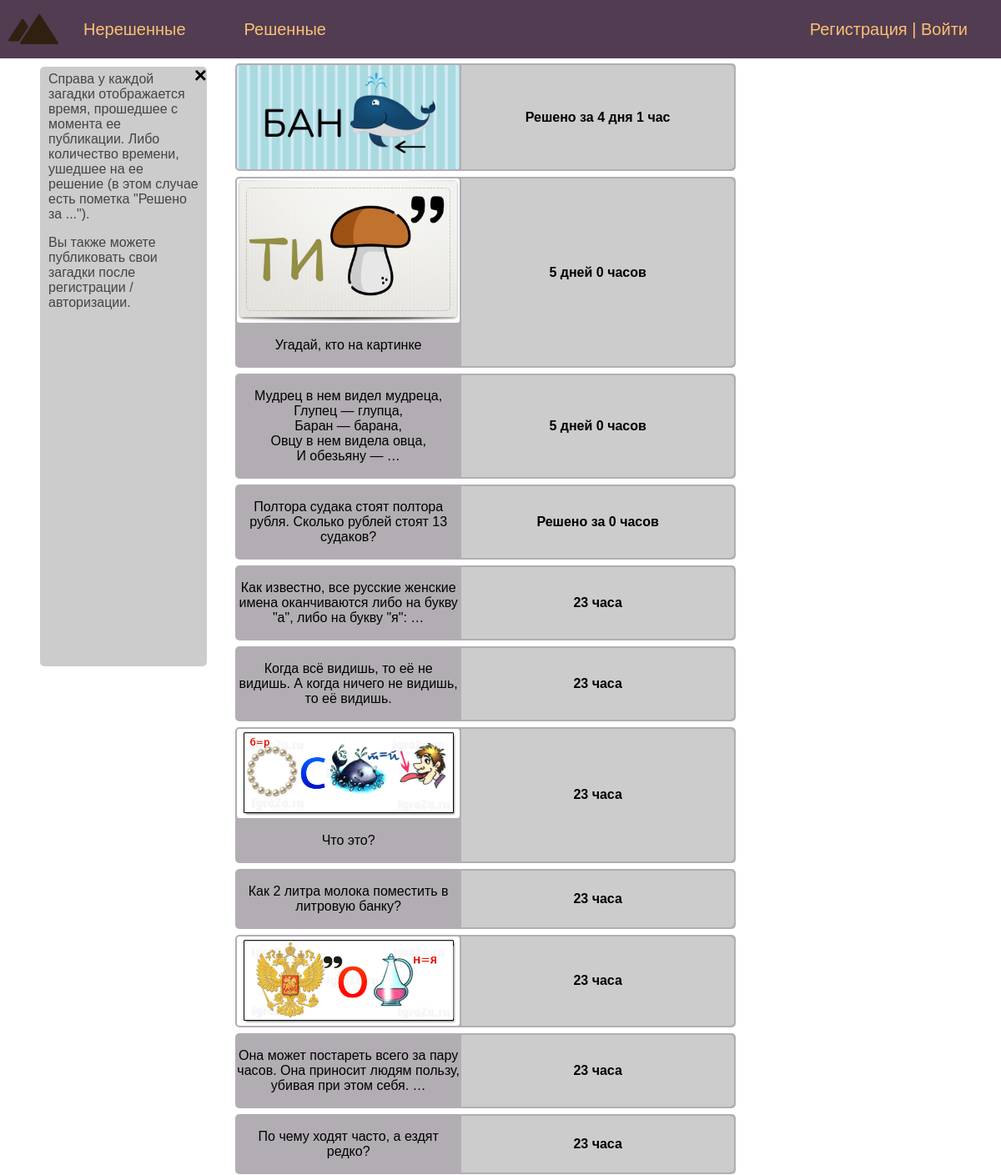
The page / on the database its author committed.
### riddle/models.py (models this page shows, shortened)
class Riddle(models.Model):
	content = models.TextField(null=True, blank=True, verbose_name="Текст загадки") #verbose_name для отображения в админке
	answer = models.CharField(max_length=40, blank=False, verbose_name="Ответ")
	photo = models.ImageField(upload_to="photos/%Y/%m/%d/", blank=True, verbose_name="Фото")
	time_create = models.DateTimeField(auto_now_add=True, verbose_name="Время создания")
	time_update = models.DateTimeField(auto_now=True, verbose_name="Время изменения")
	is_published = models.BooleanField(default=True, verbose_name="Публикация")
	cat = models.ForeignKey('Category', on_delete=models.PROTECT, null=True, verbose_name="Категория", default=1)
	def get_absolute_url(self):
		return reverse('riddle', kwargs={'riddle_id': self.pk}) #используется в шаблоне, чтобы не использовать параметр "url"
	class Meta:
		verbose_name = "Загадка"
		verbose_name_plural = "Загадки"
		ordering = ['time_create', 'content']

### riddle/views.py (the view)
# urls.py: path('', RiddleHome.as_view(), name='home'), # Для класса-представления
class RiddleHome(ListView):
	model = Riddle
	template_name = 'riddle/index.html' #html-страница для данного представления
	context_object_name = 'riddles'
	def get_context_data(self, *, object_list=None, **kwargs): # создается специальная функция, которая затем предаются в 'riddle/index.html'
		context = super().get_context_data(**kwargs) #получаем динамический контекст, который уже сформирован для 'riddle/index.html'
		context['menu'] = menu
		context['title'] = 'Главная страница'
		context['request_path'] = '/'
		return context
	def get_queryset(self): #с помощью данной функции мы можем указывать, что именно выбирать из модели
		return Riddle.objects.filter(is_published=True) #вернуть на главную страницу только те записи, для которых уснановлено тру

### riddle/templatetags/riddle_tags.py (called while the page is built)
@register.simple_tag()
def time_diff(time_create, time_update=None):
	def timedelta_to_dhms(duration):
	    days, seconds = duration.days, duration.seconds
	    hours = seconds // 3600
	    return days, hours
	if time_update:
		diff = time_update - time_create
		resp = 'Решено за'
	else:
		diff = datetime.now(timezone.utc) - time_create
		resp = ''
	d, h = timedelta_to_dhms(diff)
	d_t, h_t = int(float(d)), int(float(h))
	if d_t%10 == 1:
		d = str(f'{d} день')
	elif d_t%10 in [2, 3, 4]:
		d = str(f'{d} дня')
	elif d_t == 0:
		d = ''
	else:
		d = str(f'{d} дней')
	if h_t in [1, 21]:
		h = str(f'{h} час')
	elif h_t in [2, 3, 4, 22, 23]:
		h = str(f'{h} часа')
	else:
		h = str(f'{h} часов')
	return resp+'\n'+d+' '+h

### riddle/templates/riddle/index.html
{% extends 'riddle/base.html' %}
{% load riddle_tags %}
{% block content %}
{% for r in riddles %}
	{% if r.cat_id == 1 %}
		{% time_diff time_create=r.time_create as td %}
	{% else %}
		{% time_diff time_create=r.time_create time_update=r.time_update as td%}
	{% endif %}
	<a href="{{ r.get_absolute_url }}">
	<div class="riddle">
	<table class="table-riddle" cellpadding="0" border="0">
	{% if r.photo and r.content %}
		<tr>
			<td class="left-container"><img class="img-riddle list" src="{{r.photo.url}}" alt="Картинка"></td>
			<td class="right-container" rowspan="2"><strong>{{td}}</strong></td>
		</tr>
		<tr>
			<td class="left-container">{{r.content|linebreaks|truncatewords:5}}</td>
		</tr>
	{% elif r.photo and not r.content %}
		<tr>
			<td class="left-container"><img class="img-riddle list" src="{{r.photo.url}}" alt="Картинка"></td>
			<td class="right-container"><strong>{{td}}</strong></td>
		</tr>
	{% else %}
		<tr>
			<td class="left-container">{{r.content|linebreaks|truncatewords:15}}</td>
			<td class="right-container"><strong>{{td}}</strong></td>
		</tr>
	{% endif %}
	</table>
	</div>
	</a>
{% endfor %}
	<div class="sidebar">
		<span class="closebtn" onclick="this.parentElement.style.display='none';">&times;</span>
		<p>Справа у каждой загадки отображается время, прошедшее с момента ее публикации. Либо количество времени, ушедшее на ее решение (в этом случае есть пометка "Решено за ...").</p>
		<p>Вы также можете публиковать свои загадки после регистрации / авторизации.</p>
	</div>
{% endblock %}

### riddle/templates/riddle/base.html (shortened to what this page needs)
{% load static %}
<!DOCTYPE html>
<html>
	<head>
		<link rel="stylesheet" type="text/css" href="{% static 'riddle/css/style.css' %}">
	</head>
	<body>
		<div class="header">
		<table class="table-page" border=0 cellpadding="0" cellspacing="0">
			<tr>
				<td valign=top>
				{% block mainmenu %}
					<ul id="mainmenu" class="mainmenu">
						<li class="logo"><a href="{% url 'home' %}"><div class="logo"></div></a></li>
				{% for m in menu %}
					{% if not request.user.is_authenticated and m.url_name == "addriddle" %}
					{% else %}
						{% if m.url_name == request_path %}
						<li class="selected">{{m.title}}</li>
						{% else %}
						<li><a href="{% url m.url_name %}">{{m.title}}</a></li>
						{% endif %}
					{% endif %}
				{% endfor %}
					{% if request.user.is_authenticated %}
						<li class="last">{{ user.username }} | <a href="{% url 'logout' %}">Выйти</a></li>
					{% else %}
						<li class="last"><a href="{% url 'register' %}">Регистрация</a> | <a href="{% url 'login' %}">Войти</a></li>
					{% endif %}
					</ul>
				{% endblock mainmenu %}
				</td>
			</tr>
		</table>
		</div>
		<div class="content">
		{% block content %}
		{% endblock content %}
		</div>
	</body>
</html>

### riddle/static/riddle/css/style.css (style rules this page uses)
html, body { font-family: 'Arial'; margin: 0; padding: 0; height: 100%; width: 100%; color: #444; }
.header { background: #513c52; height: 70px; position: sticky; top: 0; }
.logo { background: url('../images/icon.svg') no-repeat 10px 5px; width: 70px; height: 60px; }
ul.mainmenu { list-style: none; margin: 0; padding: 0; height: 60px; color: #fdc073; font-size: 20px; overflow: hidden; }
ul.mainmenu li { float: left; margin: 24px 40px 0 30px; }
ul.mainmenu li.logo { margin: 0; }
ul.mainmenu li.last { float: right; }
ul.mainmenu li a { color: #fdc073; text-decoration: none; }
.table-page { width: 100%; height: 100%; vertical-align: top; }
div.content { padding: 0 0 7% 0; width: 50%; height: 100%; margin: 0 0 0 25%; }
div.riddle { display: inline-block; margin: 1% 1% -0.5% -3%; width: 100%; height: auto; background: #b2adb3; color: black; border-radius: 5px; }
table.table-riddle { border: 0px; width: 100%; height: auto; }
.left-container { width: 45%; text-align: center; height: auto; border-radius: 5px; }
.right-container { width: auto; margin-left: 45%; text-align: center; background: #ccc; border-top-right-radius: 5px; border-bottom-right-radius: 5px; }
img.img-riddle.list { width: 100%; height: auto; border-radius: 3px; }
img.img-riddle { max-width: 400px; height: auto; float: left; padding: 0 0 0 0; border-radius: 5px; }
.sidebar { border-style: 1px solid; width: 200px; position: fixed; top: 80px; left: 4%; height: 51%; background-color: #ccc; border-radius: 5px; }
.sidebar p { padding-left: 10px; margin-top: 6px; padding-right: 8px; }
.closebtn { margin-left: 15px; color: black; font-weight: bold; float: right; font-size: 26px; line-height: 20px; cursor: pointer; transition: 0.3s; }

### rows shown on the page
Riddle: photo (picture), td "Решено за 4 дня 1 час"
Riddle: photo (picture), td "5 дней 0 часов", content "Угадай, кто на картинке"
Riddle: content "Мудрец в нем видел мудреца, Глупец — глупца, Баран — барана, Овцу в нем видела овца, И обезьяну — …", td "5 дней 0 часов"
Riddle: content "Полтора судака стоят полтора рубля. Сколько рублей стоят 13 судаков?", td "Решено за 0 часов"
Riddle: content "Как известно, все русские женские имена оканчиваются либо на букву \"а\", либо на букву \"я\": …", td "23 часа"
Riddle: content "Когда всё видишь, то её не видишь. А когда ничего не видишь, то её видишь.", td "23 часа"
Riddle: photo (picture), td "23 часа", content "Что это?"
Riddle: content "Как 2 литра молока поместить в литровую банку?", td "23 часа"
Riddle: photo (picture), td "23 часа"
Riddle: content "Она может постареть всего за пару часов. Она приносит людям пользу, убивая при этом себя. …", td "23 часа"
Riddle: content "По чему ходят часто, а ездят редко?", td "23 часа"

### other values the page prints
{{ m.title }} "Нерешенные" "Решенные"
